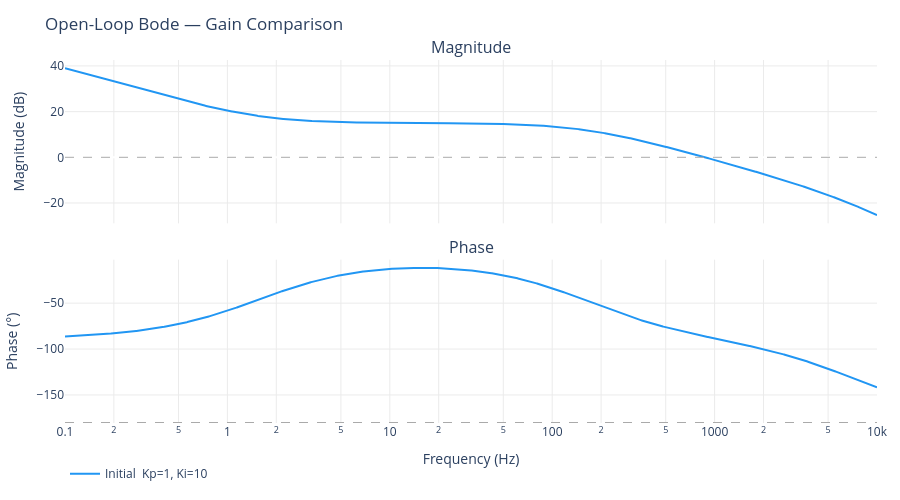

Here is the notebook cell this chart was saved with:
### Markdown cell above
## 6 — Custom Open-Loop Bode  *(re-run independently)*

Plot the open-loop response for any gain combination without re-running the full tuner.  
Edit **only this cell** and re-run it independently.

### Code cell
# =============================================================================
#  CUSTOM OPEN-LOOP BODE  ← edit freely and re-run this cell alone
# =============================================================================
import plotly.graph_objects as go
from plotly.subplots import make_subplots
from src.pi_tuner_lib import build_pi, compute_bode, compute_margins

# Gains to compare
COMPARE_GAINS = [
    (Kp_INIT,  Ki_INIT,  '#2196F3', 'Initial'),
    #(5.0,  50.0,  '#FF5722', 'Tuned'),   # ← add more rows to overlay
]

freqs = np.geomspace(F_MIN, F_MAX, N_FREQ)

fig = make_subplots(rows=2, cols=1, shared_xaxes=True, vertical_spacing=0.10,
                    subplot_titles=['Magnitude', 'Phase'])

for (Kp_c, Ki_c, color, label) in COMPARE_GAINS:
    C_c    = build_pi(Kp_c, Ki_c)
    G_OL_c = C_c * plant_tf
    m_c, p_c = compute_bode(G_OL_c, freqs)

    fig.add_trace(go.Scatter(x=freqs, y=m_c, mode='lines',
                             name=f'{label}  Kp={Kp_c:.3g}, Ki={Ki_c:.3g}',
                             line=dict(color=color, width=2.0)), row=1, col=1)
    fig.add_trace(go.Scatter(x=freqs, y=p_c, mode='lines',
                             name=f'{label}  Kp={Kp_c:.3g}, Ki={Ki_c:.3g}',
                             line=dict(color=color, width=2.0),
                             showlegend=False), row=2, col=1)

fig.add_hline(y=0,    line_dash='dash', line_color='#aaaaaa', line_width=1.0, row=1, col=1)
fig.add_hline(y=-180, line_dash='dash', line_color='#aaaaaa', line_width=1.0, row=2, col=1)

fig.update_xaxes(type='log', showgrid=True, gridcolor='#ebebeb',
                 title_text='Frequency (Hz)', row=2, col=1)
fig.update_xaxes(type='log', showgrid=True, gridcolor='#ebebeb', row=1, col=1)
fig.update_yaxes(title_text='Magnitude (dB)', showgrid=True,
                 gridcolor='#ebebeb', row=1, col=1)
fig.update_yaxes(title_text='Phase (°)', showgrid=True,
                 gridcolor='#ebebeb', row=2, col=1)
fig.update_layout(
    height=500, title_text='Open-Loop Bode — Gain Comparison',
    plot_bgcolor='white', paper_bgcolor='white',
    margin=dict(l=65, r=15, t=60, b=15),
    legend=dict(orientation='h', y=-0.10, x=0),
    hovermode='x unified',
)
fig.show()

### Figure 1 — Plotly figure (JSON) as saved in the notebook; plotly's stock layout.template omitted (floating-point values rounded to 4 significant figures; data arrays with more than 128 entries replaced by an {"elided": "..."} marker saying what was removed)
{"data": [{"line": {"color": "#2196F3", "width": 2}, "mode": "lines", "name": "Initial  Kp=1, Ki=10", "type": "scatter", "x": {"elided": "2000 float values"}, "xaxis": "x", "y": {"elided": "2000 float values"}, "yaxis": "y"}, {"line": {"color": "#2196F3", "width": 2}, "mode": "lines", "name": "Initial  Kp=1, Ki=10", "showlegend": false, "type": "scatter", "x": {"elided": "2000 float values"}, "xaxis": "x2", "y": {"elided": "2000 float values"}, "yaxis": "y2"}], "layout": {"annotations": [{"font": {"size": 16}, "showarrow": false, "text": "Magnitude", "x": 0.5, "xanchor": "center", "xref": "paper", "y": 1, "yanchor": "bottom", "yref": "paper"}, {"font": {"size": 16}, "showarrow": false, "text": "Phase", "x": 0.5, "xanchor": "center", "xref": "paper", "y": 0.45, "yanchor": "bottom", "yref": "paper"}], "height": 500, "hovermode": "x unified", "legend": {"orientation": "h", "x": 0, "y": -0.1}, "margin": {"b": 15, "l": 65, "r": 15, "t": 60}, "paper_bgcolor": "white", "plot_bgcolor": "white", "shapes": [{"line": {"color": "#aaaaaa", "dash": "dash", "width": 1}, "type": "line", "x0": 0, "x1": 1, "xref": "x domain", "y0": 0, "y1": 0, "yref": "y"}, {"line": {"color": "#aaaaaa", "dash": "dash", "width": 1}, "type": "line", "x0": 0, "x1": 1, "xref": "x2 domain", "y0": -180, "y1": -180, "yref": "y2"}], "title": {"text": "Open-Loop Bode — Gain Comparison"}, "xaxis": {"anchor": "y", "domain": [0, 1], "gridcolor": "#ebebeb", "matches": "x2", "showgrid": true, "showticklabels": false, "type": "log"}, "xaxis2": {"anchor": "y2", "domain": [0, 1], "gridcolor": "#ebebeb", "showgrid": true, "title": {"text": "Frequency (Hz)"}, "type": "log"}, "yaxis": {"anchor": "x", "domain": [0.55, 1], "gridcolor": "#ebebeb", "showgrid": true, "title": {"text": "Magnitude (dB)"}}, "yaxis2": {"anchor": "x2", "domain": [0, 0.45], "gridcolor": "#ebebeb", "showgrid": true, "title": {"text": "Phase (°)"}}}}
